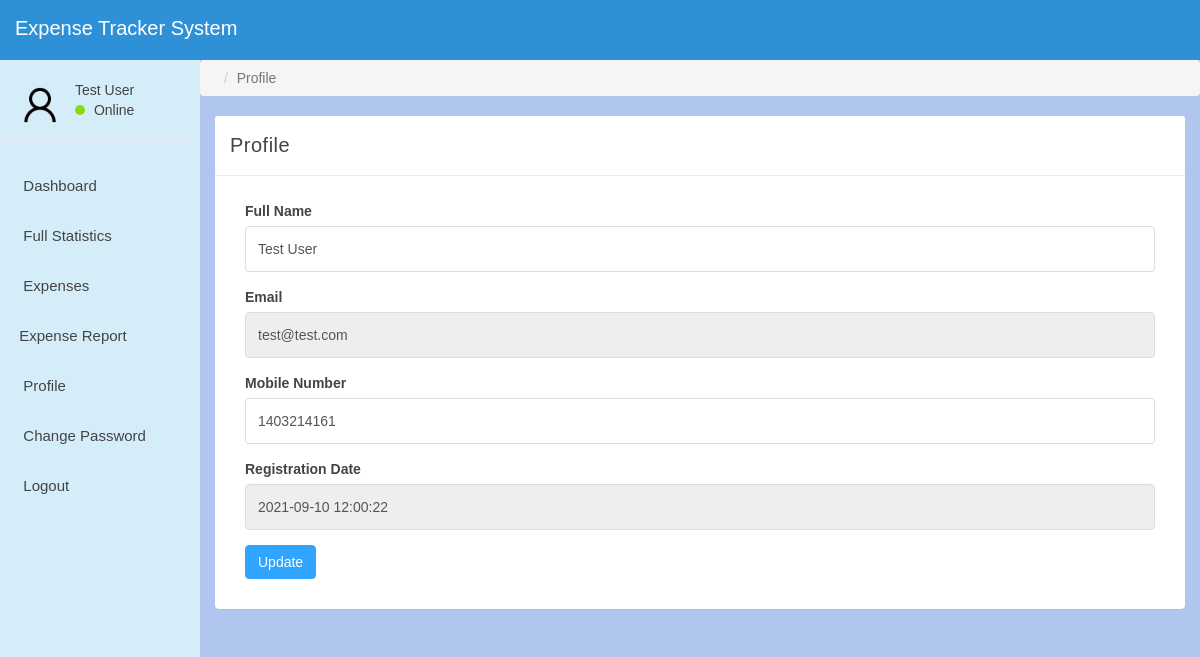
/user-profile.php (signed in), run on the app's committed database.
### tables this page shows
CREATE TABLE `usertable` (
  `ID` int(10) NOT NULL,
  `FullName` varchar(150) DEFAULT NULL,
  `Email` varchar(200) DEFAULT NULL,
  `MobileNumber` int(11) DEFAULT NULL,
  `Password` varchar(200) DEFAULT NULL,
  `monthlyincome` int(10) NOT NULL,
  `RegDate` timestamp NOT NULL DEFAULT current_timestamp()
);

### user-profile.php (the view, shortened to what this page needs)
<?php
if (strlen($_SESSION['u_id']==0)) {
  header('location:logout.php');
  } else{
  ?>
<!DOCTYPE html>
<html>
<head>
	<link href="css/bootstrap.min.css" rel="stylesheet">
	<link href="css/style.css" rel="stylesheet">
</head>
<body>
	<?php include_once('header.php');?>
	<?php include_once('sidebar.php');?>
	<div class="col-sm-9 col-sm-offset-3 col-lg-10 col-lg-offset-2 main">
		<div class="row">
			<ol class="breadcrumb">
				<li class="active">Profile</li>
			</ol>
		</div>
		<div class="row">
			<div class="col-lg-12">
				<div class="panel panel-default">
					<div class="panel-heading">Profile</div>
					<div class="panel-body">
						<div class="col-md-12">
							 <?php
$userid=$_SESSION['u_id'];
$ret=mysqli_query($con,"select * from usertable where ID='$userid'");
while ($row=mysqli_fetch_array($ret)) {
?>
							<form role="form" method="post" action="">
								<div class="form-group">
									<label>Full Name</label>
									<input class="form-control" type="text" value="<?php  echo $row['FullName'];?>" name="fullname" required="true">
								</div>
								<div class="form-group">
									<label>Email</label>
<input type="email" class="form-control" name="email" value="<?php  echo $row['Email'];?>" required="true" readonly="true">
								</div>
								<div class="form-group">
									<label>Mobile Number</label>
									<input class="form-control" type="text" value="<?php  echo $row['MobileNumber'];?>" required="true" name="contactnumber" maxlength="11">
								</div>
								<div class="form-group">
									<label>Registration Date</label>
									<input class="form-control" name="regdate" type="text" value="<?php  echo $row['RegDate'];?>" readonly="true">
								</div>
								<div class="form-group has-success">
									<button type="submit" class="btn btn-primary" name="submit">Update</button>
								</div>
								</div>
								<?php } ?>
						</div>
					</div>
				</div>
			</div>
		</div>
</body>
</html>
<?php }  ?>

### sidebar.php (shortened to what this page needs)
<?php
include('dbconnection.php');
?>
<div id="sidebar-collapse" class="col-sm-3 col-lg-2 sidebar">
        <div class="profile-sidebar">
            <div class="profile-userpic">
                <img src="user.png">
            </div>
            <div class="profile-usertitle">
                <?php
$uid=$_SESSION['u_id'];
$ret=mysqli_query($con,"select FullName from usertable where ID='$uid'");
$row=mysqli_fetch_array($ret);
$name=$row['FullName'];
?>
                <div class="profile-usertitle-name">
                    <?php echo $name; ?></div>
                <div class="profile-usertitle-status">
                    <span class="indicator label-success">
                    </span>
                Online
                </div>
            </div>
        </div>
        <ul class="nav menu">
            <li class="navmenu">
                <a href="dashboard.php">
                    <em class="fa fa-dashboard">
                    </em> Dashboard
                </a>
            </li>
            <li class="seconddashboard">
                <a href="dashboard2.php">
                    <em class="fa fa-dashboard">
                    </em>Full Statistics
                </a>
            </li>
            <li class="parent ">
                <a data-toggle="collapse" href="#sub-item-1">
                <em class="fa fa-navicon">&nbsp;
                </em>
                Expenses
                </a>
            </li>
  <li class="parent "><a data-toggle="collapse" href="#sub-item-2">
                <em class="fa fa-navicon">&nbsp;</em>Expense Report
                </a>
            </li>
            <li><a href="user-profile.php">
                <em class="fa fa-user">&nbsp;</em> Profile
                </a>
            </li>
             <li><a href="change-password.php">
                 <em class="fa fa-clone">&nbsp;</em> Change Password
                </a>
            </li>
<li><a href="logout.php">
    <em class="fa fa-power-off">&nbsp;</em> Logout
    </a>
</li>
</ul>
</div>

### css/style.css (style rules this page uses)
body { background: rgb(177, 198, 238); padding-top: 60px; font-size: 14px; color: #444444; font-family: "Montserrat", Helvetica, Arial; }
a, a:hover, a:focus { color: #30a5ff; }
input.form-control { border: 1px solid #ddd; box-shadow: none; height: 46px; }
.btn-primary, .btn-primary:hover, .btn-primary:focus, .btn-primary:active, .btn-primary.active, .open > .dropdown-toggle.btn-primary, .btn-primary.disabled, .btn-primary[disabled], fieldset[disabled] .btn-primary, .btn-primary.disabled:hover, .btn-primary[disabled]:hover, fieldset[disabled] .btn-primary:hover, .btn-primary.disabled:focus, .btn-primary[disabled]:focus, fieldset[disabled] .btn-primary:focus, .btn-primary.disabled:active, .btn-primary[disabled]:active, fieldset[disabled] .btn-primary:active, .btn-primary.disabled.active, .btn-primary[disabled].active, fieldset[disabled] .btn-primary.active { background-color: #30a5ff; border-color: #30a5ff; }
.label-success { background-color: #8ad919; }
.panel { border: 0; }
.panel-heading { font-size: 20px; font-weight: 300; letter-spacing: 0.025em; height: 60px; line-height: 38px; }
.panel-default .panel-heading { background: #fff; border-bottom: 1px solid #e9ecf2; color: #444444; }
.sidebar { display: block; padding: 0; display: none; box-shadow: none; background: #d4edf8; }
.sidebar ul { margin: 20px 0px; }
@media (min-width: 768px) { .sidebar { display: block; position: fixed; top: 60px; bottom: 0; left: 0; z-index: 1000; display: block; margin: 0; padding: 0; overflow-x: hidden; overflow-y: auto; } }
.sidebar ul.nav li a { height: 50px; font-size: 15px; line-height: 2em; color: #444444; }
.profile-sidebar { padding: 10px 0; border-bottom: 1px solid #e9ecf2; }
.indicator { width: 10px; height: 10px; display: inline-block; border-radius: 9999px; margin-right: 5px; }
.profile-userpic img { float: left; margin: 10px 0px 0px 15px; width: 50px; height: 50px; }
.profile-usertitle { float: left; text-align: left; margin: 10px 0 0 10px; }

### data on the page
usertable: FullName "Test User", fullname "Test User", email "test@test.com", contactnumber "1403214161", regdate "2021-09-10 12:00:22"
